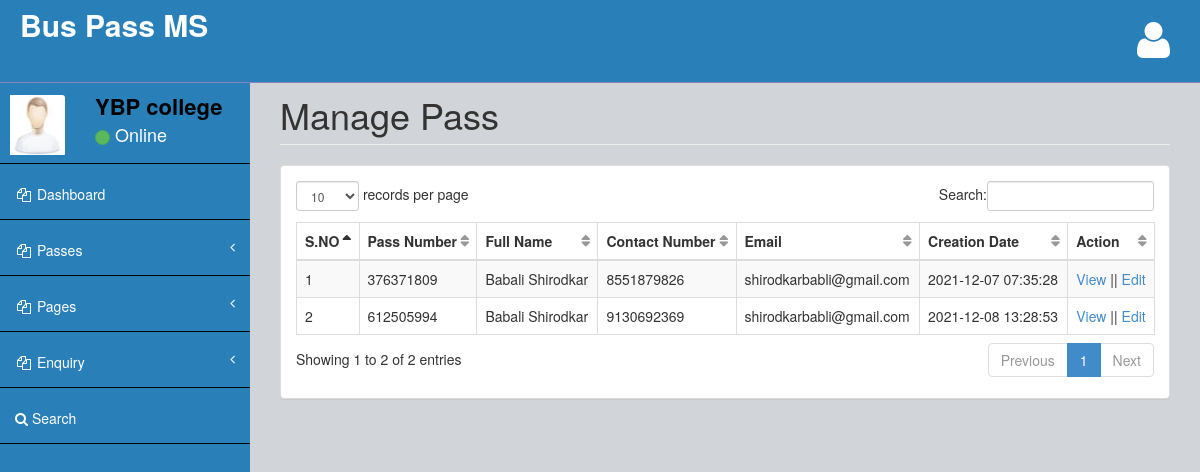
Page /admin/manage-pass.php (signed in) on the committed database.
### tables this page shows
CREATE TABLE IF NOT EXISTS `tblpass` (
  `ID` int NOT NULL AUTO_INCREMENT,
  `PassNumber` varchar(200) DEFAULT NULL,
  `FullName` varchar(200) DEFAULT NULL,
  `ProfileImage` varchar(200) DEFAULT NULL,
  `ContactNumber` bigint DEFAULT NULL,
  `Email` varchar(200) DEFAULT NULL,
  `DepartmentName` varchar(200) DEFAULT NULL,
  `ClassName` varchar(200) DEFAULT NULL,
  `Address` varchar(100) DEFAULT NULL,
  `InstituteName` varchar(200) DEFAULT NULL,
  `AdharCard` varchar(200) DEFAULT NULL,
  `Month` varchar(200) DEFAULT NULL,
  `PasscreationDate` timestamp NULL DEFAULT CURRENT_TIMESTAMP,
  PRIMARY KEY (`ID`)
);

### admin/manage-pass.php (the view, shortened to what this page needs)
<?php
include('includes/dbconnection.php');
if (strlen($_SESSION['bpmsaid']==0)) {
  header('location:logout.php');
  } else{
  ?>
<!DOCTYPE html>
<html>
<head>
    <link href="assets/plugins/bootstrap/bootstrap.css" rel="stylesheet" />
    <link href="assets/font-awesome/css/font-awesome.css" rel="stylesheet" />
    <link href="assets/plugins/pace/pace-theme-big-counter.css" rel="stylesheet" />
  <link href="assets/css/style.css" rel="stylesheet" />
      <link href="assets/css/main-style.css" rel="stylesheet" />
    <link href="assets/plugins/dataTables/dataTables.bootstrap.css" rel="stylesheet" />
</head>
<body>
    <div id="wrapper">
       <?php include_once('includes/header.php');?>
        <?php include_once('includes/sidebar.php');?>
        <div id="page-wrapper">
            <div class="row">
                <div class="col-lg-12">
                    <h1 class="page-header">Manage Pass</h1>
                </div>
            </div>
            <div class="row">
                <div class="col-lg-12">
                    <div class="panel panel-default">
                        <div class="panel-body">
                            <div class="table-responsive">
                                <table class="table table-striped table-bordered table-hover" id="dataTables-example">
                                    <thead>
                                        <tr>
                                            <th>S.NO</th>
                                           <th>Pass Number</th>
                                            <th>Full Name</th>
                                            <th>Contact Number</th>
                                            <th>Email</th>
                                            <th>Creation Date</th>
                                            <th>Action</th>
                                        </tr>
                                    </thead>
                                    <tbody>
                                        <?php
$sql="SELECT * from tblpass";
$query = $dbh -> prepare($sql);
$query->execute();
$results=$query->fetchAll(PDO::FETCH_OBJ);
$cnt=1;
if($query->rowCount() > 0)
{
foreach($results as $row)
{               ?>
                                       <tr>
                  <td><?php echo htmlentities($cnt);?></td>
                  <td><?php  echo htmlentities($row->PassNumber);?></td>
                  <td><?php  echo htmlentities($row->FullName);?></td>
                  <td><?php  echo htmlentities($row->ContactNumber);?></td>
                  <td><?php  echo htmlentities($row->Email);?></td>
                  <td><?php  echo htmlentities($row->PasscreationDate);?></td>
                  <td><a href="view-pass-detail.php?viewid=<?php echo htmlentities ($row->ID);?>">View</a>  ||  <a href="edit-pass-detail.php?editid=<?php echo htmlentities ($row->ID);?>">Edit</a></td>
                </tr>
               <?php $cnt=$cnt+1;}} ?>
                                    </tbody>
                                </table>
                            </div>
                        </div>
                    </div>
                </div>
            </div>
        </div>
    </div>
</body>
</html>
<?php }  ?>

### admin/includes/sidebar.php (shortened to what this page needs)
<?php
include('includes/dbconnection.php');
?>
        <nav class="navbar-default navbar-static-side" role="navigation">
            <div class="sidebar-collapse">
                <ul class="nav" id="side-menu">
                    <li>
                        <div class="user-section">
                            <div class="user-section-inner">
                                <img src="assets/img/user.jpg" alt="">
                            </div>
                            <div class="user-info">
                                <?php
$aid=$_SESSION['bpmsaid'];
$sql="SELECT AdminName from  tbladmin where ID=:aid";
$query = $dbh -> prepare($sql);
$query->bindParam(':aid',$aid,PDO::PARAM_STR);
$query->execute();
$results=$query->fetchAll(PDO::FETCH_OBJ);
$cnt=1;
if($query->rowCount() > 0)
{
foreach($results as $row)
{               ?>
                                <div><strong><?php  echo $row->AdminName;?></strong></div>
                                <div class="user-text-online">
                                    <span class="user-circle-online btn btn-success btn-circle "></span>&nbsp;Online
                                </div>
                            </div>
                            <?php $cnt=$cnt+1;}} ?>
                        </div>
                        <li>
                          <a href="../admin/dashboard.php"><i class="fa fa-files-o fa-fw"></i> Dashboard<span</span></a>
                        </li>
                        <li>
                        <a href="#"><i class="fa fa-files-o fa-fw"></i> Passes<span class="fa arrow"></span></a>
                    </li>
                    <li>
                        <a href="#"><i class="fa fa-files-o fa-fw"></i> Pages<span class="fa arrow"></span></a>
                    </li>
                    <li>
                        <a href="#"><i class="fa fa-files-o fa-fw"></i> Enquiry<span class="fa arrow"></span></a>
                    </li>
                    <li>
                        <a href="search-pass.php"><i class="fa fa-search"></i>  Search</a>
                        </li>
                </ul>
            </div>
        </nav>

### admin/assets/css/style.css (style rules this page uses)
body { background-color: #f8f8f8; }
#wrapper { width: 100%; margin-top: 55px!important; background-color:#2980B9; }
#page-wrapper { padding: 0 15px; min-height: 568px; background-color:rgb(209, 212, 216); }
.navbar-static-side ul li { border-bottom:1px solid black !important; }
.arrow { float: right; }
.fa.arrow:before { content: "\f104"; }
@media (min-width:768px) { .navbar-static-side { z-index: 1; position: absolute; width: 250px; } }
table.dataTable thead .sorting, table.dataTable thead .sorting_asc:after, table.dataTable thead .sorting_desc, table.dataTable thead .sorting_asc_disabled, table.dataTable thead .sorting_desc_disabled { background: transparent; }
table.dataTable thead .sorting_asc:after { content: "\f0de"; float: right; font-family: fontawesome; }
table.dataTable thead .sorting:after { content: "\f0dc"; float: right; font-family: fontawesome; color: rgba(50,50,50,.5); }
.btn-circle { width: 30px; height: 30px; padding: 6px 0; border-radius: 15px; text-align: center; font-size: 12px; line-height: 1.428571429; }

### admin/assets/css/main-style.css (style rules this page uses)
.user-section { margin-top:20px; font-size:22px; background-color:#2980B9; }
.user-section-inner { height: 65px; width: 65px; -moz-border-radius: 3px; -webkit-border-radius: 3px; border-radius: 3px; overflow: hidden; display: inline-block; float: left; margin-right: 15px; margin-top: 20px; }
.user-section-inner img { margin-left:10px; width:55px; height:60px; }
.user-info { display: block; color:#000!important; display: inline-block; padding: 15px; margin-bottom: 0px }
.user-text-online { font-size:18px; color:#fff }
.user-circle-online { width: 15px!important; height: 15px!important; }
.nav > li > a { padding: 20px 15px; }
#side-menu { background-color:#2980B9; }
#side-menu a { color:white; background-color:#2980B9; border-bottom: 1px solid #2980B9 !important; height: 55px; }
.navbar-default { border-color: #8b83b8; }
@media (min-width:768px) { #page-wrapper { position: inherit; margin: 0 0 0 250px; padding: 0 30px; min-height: 1000px; } }

### rows in the picture
tblpass: PassNumber "376371809", FullName "Babali Shirodkar", ContactNumber "8551879826", Email "shirodkarbabli@gmail.com", PasscreationDate "2021-12-07 07:35:28"
tblpass: PassNumber "612505994", FullName "Babali Shirodkar", ContactNumber "9130692369", Email "shirodkarbabli@gmail.com", PasscreationDate "2021-12-08 13:28:53"

### other values in the picture
$row->AdminName "YBP college"
